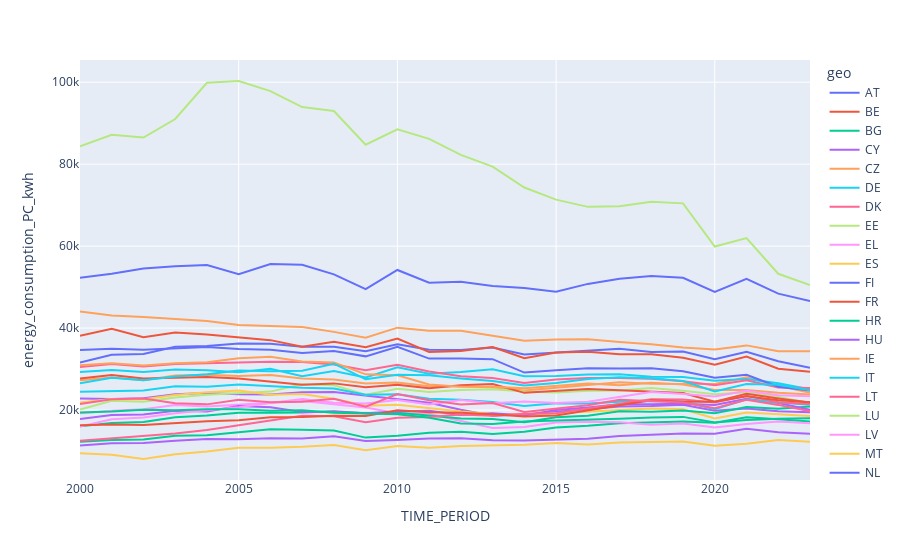

Here is the notebook cell this chart was saved with:
### Markdown cell above
We are then calculating and displaying the per capita energy comsumption (in KW/H) per European Union country

### Code cell
def calculate_energy_consumption_per_capita(df):
    df['energy_consumption_PC_kwh'] = df['energy_consumption_gwh'] / df['population'] * 1000000
    return df

dataset_by_country = nrg_bal.data.groupby(['TIME_PERIOD', 'geo'])['OBS_VALUE'].sum().reset_index()

consumption_pc_by_country = dataset_by_country.merge(demo_pjan.data, on=['TIME_PERIOD', 'geo'], how='inner')

consumption_pc_by_country.rename(columns={'OBS_VALUE_x': 'energy_consumption_gwh', 'OBS_VALUE_y': 'population'}, inplace=True)

consumption_pc_by_country = calculate_energy_consumption_per_capita(consumption_pc_by_country)

fig = px.line(consumption_pc_by_country, x='TIME_PERIOD', y='energy_consumption_PC_kwh', color='geo')
fig.show()

### Figure 1 — Plotly figure (JSON) as saved in the notebook; plotly's stock layout.template omitted (floating-point values rounded to 4 significant figures)
{"data": [{"hovertemplate": "geo=AT<br>TIME_PERIOD=%{x}<br>energy_consumption_PC_kwh=%{y}<extra></extra>", "legendgroup": "AT", "line": {"color": "#636efa", "dash": "solid"}, "marker": {"symbol": "circle"}, "mode": "lines", "name": "AT", "orientation": "v", "showlegend": true, "type": "scatter", "x": [2000, 2001, 2002, 2003, 2004, 2005, 2006, 2007, 2008, 2009, 2010, 2011, 2012, 2013, 2014, 2015, 2016, 2017, 2018, 2019, 2020, 2021, 2022, 2023], "xaxis": "x", "y": [31620.0, 33490.0, 33670.0, 35420.0, 35610.0, 36250.0, 36200.0, 35470.0, 35420.0, 34370.0, 36050.0, 34710.0, 34680.0, 35270.0, 33540.0, 34050.0, 34600.0, 34940.0, 34190.0, 34260.0, 32380.0, 34210.0, 31920.0, 30310.0], "yaxis": "y"}, {"hovertemplate": "geo=BE<br>TIME_PERIOD=%{x}<br>energy_consumption_PC_kwh=%{y}<extra></extra>", "legendgroup": "BE", "line": {"color": "#EF553B", "dash": "solid"}, "marker": {"symbol": "circle"}, "mode": "lines", "name": "BE", "orientation": "v", "showlegend": true, "type": "scatter", "x": [2000, 2001, 2002, 2003, 2004, 2005, 2006, 2007, 2008, 2009, 2010, 2011, 2012, 2013, 2014, 2015, 2016, 2017, 2018, 2019, 2020, 2021, 2022, 2023], "xaxis": "x", "y": [38110.0, 39810.0, 37750.0, 38920.0, 38460.0, 37840.0, 37060.0, 35460.0, 36650.0, 35310.0, 37430.0, 34190.0, 34440.0, 35380.0, 32650.0, 34060.0, 34210.0, 33600.0, 33640.0, 32740.0, 31080.0, 33070.0, 30090.0, 29360.0], "yaxis": "y"}, {"hovertemplate": "geo=BG<br>TIME_PERIOD=%{x}<br>energy_consumption_PC_kwh=%{y}<extra></extra>", "legendgroup": "BG", "line": {"color": "#00cc96", "dash": "solid"}, "marker": {"symbol": "circle"}, "mode": "lines", "name": "BG", "orientation": "v", "showlegend": true, "type": "scatter", "x": [2000, 2001, 2002, 2003, 2004, 2005, 2006, 2007, 2008, 2009, 2010, 2011, 2012, 2013, 2014, 2015, 2016, 2017, 2018, 2019, 2020, 2021, 2022, 2023], "xaxis": "x", "y": [12270.0, 12710.0, 12790.0, 13730.0, 13850.0, 14640.0, 15290.0, 15200.0, 14990.0, 13280.0, 13730.0, 14480.0, 14700.0, 14180.0, 14690.0, 15740.0, 16160.0, 16770.0, 17030.0, 17210.0, 16910.0, 18240.0, 17780.0, 17180.0], "yaxis": "y"}, {"hovertemplate": "geo=CY<br>TIME_PERIOD=%{x}<br>energy_consumption_PC_kwh=%{y}<extra></extra>", "legendgroup": "CY", "line": {"color": "#ab63fa", "dash": "solid"}, "marker": {"symbol": "circle"}, "mode": "lines", "name": "CY", "orientation": "v", "showlegend": true, "type": "scatter", "x": [2000, 2001, 2002, 2003, 2004, 2005, 2006, 2007, 2008, 2009, 2010, 2011, 2012, 2013, 2014, 2015, 2016, 2017, 2018, 2019, 2020, 2021, 2022, 2023], "xaxis": "x", "y": [22800.0, 22720.0, 22880.0, 23850.0, 24180.0, 23880.0, 23770.0, 24360.0, 24430.0, 23590.0, 22790.0, 21780.0, 20050.0, 18600.0, 18910.0, 19520.0, 20280.0, 20880.0, 21000.0, 21300.0, 19810.0, 20370.0, 19720.0, 19480.0], "yaxis": "y"}, {"hovertemplate": "geo=CZ<br>TIME_PERIOD=%{x}<br>energy_consumption_PC_kwh=%{y}<extra></extra>", "legendgroup": "CZ", "line": {"color": "#FFA15A", "dash": "solid"}, "marker": {"symbol": "circle"}, "mode": "lines", "name": "CZ", "orientation": "v", "showlegend": true, "type": "scatter", "x": [2000, 2001, 2002, 2003, 2004, 2005, 2006, 2007, 2008, 2009, 2010, 2011, 2012, 2013, 2014, 2015, 2016, 2017, 2018, 2019, 2020, 2021, 2022, 2023], "xaxis": "x", "y": [27270.0, 27920.0, 27250.0, 28450.0, 28630.0, 28310.0, 28530.0, 27670.0, 27440.0, 26450.0, 26750.0, 25840.0, 25800.0, 25590.0, 24770.0, 25460.0, 26050.0, 26800.0, 26420.0, 26350.0, 26340.0, 27970.0, 25930.0, 24250.0], "yaxis": "y"}, {"hovertemplate": "geo=DE<br>TIME_PERIOD=%{x}<br>energy_consumption_PC_kwh=%{y}<extra></extra>", "legendgroup": "DE", "line": {"color": "#19d3f3", "dash": "solid"}, "marker": {"symbol": "circle"}, "mode": "lines", "name": "DE", "orientation": "v", "showlegend": true, "type": "scatter", "x": [2000, 2001, 2002, 2003, 2004, 2005, 2006, 2007, 2008, 2009, 2010, 2011, 2012, 2013, 2014, 2015, 2016, 2017, 2018, 2019, 2020, 2021, 2022, 2023], "xaxis": "x", "y": [29290.0, 29800.0, 29300.0, 29900.0, 29690.0, 29240.0, 30060.0, 28230.0, 29550.0, 27970.0, 30430.0, 28850.0, 29270.0, 29960.0, 28250.0, 28310.0, 28700.0, 28730.0, 28110.0, 28080.0, 27170.0, 27600.0, 26540.0, 25040.0], "yaxis": "y"}, {"hovertemplate": "geo=DK<br>TIME_PERIOD=%{x}<br>energy_consumption_PC_kwh=%{y}<extra></extra>", "legendgroup": "DK", "line": {"color": "#FF6692", "dash": "solid"}, "marker": {"symbol": "circle"}, "mode": "lines", "name": "DK", "orientation": "v", "showlegend": true, "type": "scatter", "x": [2000, 2001, 2002, 2003, 2004, 2005, 2006, 2007, 2008, 2009, 2010, 2011, 2012, 2013, 2014, 2015, 2016, 2017, 2018, 2019, 2020, 2021, 2022, 2023], "xaxis": "x", "y": [30480.0, 31220.0, 30650.0, 31230.0, 31430.0, 31560.0, 31810.0, 31730.0, 31140.0, 29720.0, 31060.0, 29420.0, 28260.0, 27820.0, 26570.0, 27430.0, 27850.0, 27800.0, 27630.0, 27040.0, 26030.0, 27290.0, 25530.0, 25360.0], "yaxis": "y"}, {"hovertemplate": "geo=EE<br>TIME_PERIOD=%{x}<br>energy_consumption_PC_kwh=%{y}<extra></extra>", "legendgroup": "EE", "line": {"color": "#B6E880", "dash": "solid"}, "marker": {"symbol": "circle"}, "mode": "lines", "name": "EE", "orientation": "v", "showlegend": true, "type": "scatter", "x": [2000, 2001, 2002, 2003, 2004, 2005, 2006, 2007, 2008, 2009, 2010, 2011, 2012, 2013, 2014, 2015, 2016, 2017, 2018, 2019, 2020, 2021, 2022, 2023], "xaxis": "x", "y": [20110.0, 22260.0, 22010.0, 23080.0, 23720.0, 24200.0, 24500.0, 26270.0, 26030.0, 23770.0, 25180.0, 24410.0, 24910.0, 25100.0, 24540.0, 24310.0, 24710.0, 24750.0, 25350.0, 24730.0, 23830.0, 24360.0, 23170.0, 21700.0], "yaxis": "y"}, {"hovertemplate": "geo=EL<br>TIME_PERIOD=%{x}<br>energy_consumption_PC_kwh=%{y}<extra></extra>", "legendgroup": "EL", "line": {"color": "#FF97FF", "dash": "solid"}, "marker": {"symbol": "circle"}, "mode": "lines", "name": "EL", "orientation": "v", "showlegend": true, "type": "scatter", "x": [2000, 2001, 2002, 2003, 2004, 2005, 2006, 2007, 2008, 2009, 2010, 2011, 2012, 2013, 2014, 2015, 2016, 2017, 2018, 2019, 2020, 2021, 2022, 2023], "xaxis": "x", "y": [19230.0, 19840.0, 20170.0, 21210.0, 20890.0, 21370.0, 21780.0, 22210.0, 21400.0, 20640.0, 19210.0, 19080.0, 17340.0, 15610.0, 15860.0, 16980.0, 17140.0, 17010.0, 16420.0, 16700.0, 15760.0, 16580.0, 17200.0, 16760.0], "yaxis": "y"}, {"hovertemplate": "geo=ES<br>TIME_PERIOD=%{x}<br>energy_consumption_PC_kwh=%{y}<extra></extra>", "legendgroup": "ES", "line": {"color": "#FECB52", "dash": "solid"}, "marker": {"symbol": "circle"}, "mode": "lines", "name": "ES", "orientation": "v", "showlegend": true, "type": "scatter", "x": [2000, 2001, 2002, 2003, 2004, 2005, 2006, 2007, 2008, 2009, 2010, 2011, 2012, 2013, 2014, 2015, 2016, 2017, 2018, 2019, 2020, 2021, 2022, 2023], "xaxis": "x", "y": [21830.0, 22700.0, 22660.0, 23680.0, 24320.0, 24760.0, 23740.0, 23900.0, 22750.0, 21070.0, 21310.0, 20470.0, 19670.0, 19020.0, 18820.0, 19210.0, 19600.0, 20050.0, 20390.0, 20200.0, 17940.0, 19400.0, 19020.0, 18570.0], "yaxis": "y"}, {"hovertemplate": "geo=FI<br>TIME_PERIOD=%{x}<br>energy_consumption_PC_kwh=%{y}<extra></extra>", "legendgroup": "FI", "line": {"color": "#636efa", "dash": "solid"}, "marker": {"symbol": "circle"}, "mode": "lines", "name": "FI", "orientation": "v", "showlegend": true, "type": "scatter", "x": [2000, 2001, 2002, 2003, 2004, 2005, 2006, 2007, 2008, 2009, 2010, 2011, 2012, 2013, 2014, 2015, 2016, 2017, 2018, 2019, 2020, 2021, 2022, 2023], "xaxis": "x", "y": [52260.0, 53260.0, 54530.0, 55080.0, 55370.0, 53140.0, 55610.0, 55460.0, 53110.0, 49530.0, 54180.0, 51090.0, 51330.0, 50270.0, 49770.0, 48850.0, 50780.0, 52060.0, 52740.0, 52260.0, 48850.0, 52000.0, 48400.0, 46590.0], "yaxis": "y"}, {"hovertemplate": "geo=FR<br>TIME_PERIOD=%{x}<br>energy_consumption_PC_kwh=%{y}<extra></extra>", "legendgroup": "FR", "line": {"color": "#EF553B", "dash": "solid"}, "marker": {"symbol": "circle"}, "mode": "lines", "name": "FR", "orientation": "v", "showlegend": true, "type": "scatter", "x": [2000, 2001, 2002, 2003, 2004, 2005, 2006, 2007, 2008, 2009, 2010, 2011, 2012, 2013, 2014, 2015, 2016, 2017, 2018, 2019, 2020, 2021, 2022, 2023], "xaxis": "x", "y": [27680.0, 28540.0, 27720.0, 27960.0, 28070.0, 27730.0, 27050.0, 26200.0, 26510.0, 25590.0, 26180.0, 25300.0, 26040.0, 26340.0, 24200.0, 24710.0, 25120.0, 24860.0, 24450.0, 24140.0, 22040.0, 23950.0, 22840.0, 21840.0], "yaxis": "y"}, {"hovertemplate": "geo=HR<br>TIME_PERIOD=%{x}<br>energy_consumption_PC_kwh=%{y}<extra></extra>", "legendgroup": "HR", "line": {"color": "#00cc96", "dash": "solid"}, "marker": {"symbol": "circle"}, "mode": "lines", "name": "HR", "orientation": "v", "showlegend": true, "type": "scatter", "x": [2000, 2001, 2002, 2003, 2004, 2005, 2006, 2007, 2008, 2009, 2010, 2011, 2012, 2013, 2014, 2015, 2016, 2017, 2018, 2019, 2020, 2021, 2022, 2023], "xaxis": "x", "y": [16030.0, 16840.0, 17060.0, 18260.0, 18680.0, 19320.0, 19350.0, 19430.0, 19730.0, 19190.0, 19330.0, 18700.0, 17960.0, 17830.0, 17050.0, 18260.0, 18630.0, 19680.0, 19580.0, 19890.0, 19220.0, 20740.0, 20290.0, 20850.0], "yaxis": "y"}, {"hovertemplate": "geo=HU<br>TIME_PERIOD=%{x}<br>energy_consumption_PC_kwh=%{y}<extra></extra>", "legendgroup": "HU", "line": {"color": "#ab63fa", "dash": "solid"}, "marker": {"symbol": "circle"}, "mode": "lines", "name": "HU", "orientation": "v", "showlegend": true, "type": "scatter", "x": [2000, 2001, 2002, 2003, 2004, 2005, 2006, 2007, 2008, 2009, 2010, 2011, 2012, 2013, 2014, 2015, 2016, 2017, 2018, 2019, 2020, 2021, 2022, 2023], "xaxis": "x", "y": [17830.0, 18820.0, 18940.0, 19840.0, 19630.0, 20960.0, 20660.0, 19550.0, 19560.0, 19230.0, 19660.0, 19810.0, 18810.0, 19190.0, 18690.0, 20010.0, 20630.0, 21400.0, 21400.0, 21570.0, 21220.0, 22740.0, 21740.0, 20070.0], "yaxis": "y"}, {"hovertemplate": "geo=IE<br>TIME_PERIOD=%{x}<br>energy_consumption_PC_kwh=%{y}<extra></extra>", "legendgroup": "IE", "line": {"color": "#FFA15A", "dash": "solid"}, "marker": {"symbol": "circle"}, "mode": "lines", "name": "IE", "orientation": "v", "showlegend": true, "type": "scatter", "x": [2000, 2001, 2002, 2003, 2004, 2005, 2006, 2007, 2008, 2009, 2010, 2011, 2012, 2013, 2014, 2015, 2016, 2017, 2018, 2019, 2020, 2021, 2022, 2023], "xaxis": "x", "y": [30940.0, 31420.0, 30900.0, 31410.0, 31680.0, 32620.0, 32990.0, 31880.0, 31620.0, 28720.0, 28470.0, 26260.0, 25660.0, 25690.0, 25330.0, 25860.0, 26450.0, 26020.0, 26670.0, 26230.0, 24880.0, 24910.0, 24250.0, 23800.0], "yaxis": "y"}, {"hovertemplate": "geo=IT<br>TIME_PERIOD=%{x}<br>energy_consumption_PC_kwh=%{y}<extra></extra>", "legendgroup": "IT", "line": {"color": "#19d3f3", "dash": "solid"}, "marker": {"symbol": "circle"}, "mode": "lines", "name": "IT", "orientation": "v", "showlegend": true, "type": "scatter", "x": [2000, 2001, 2002, 2003, 2004, 2005, 2006, 2007, 2008, 2009, 2010, 2011, 2012, 2013, 2014, 2015, 2016, 2017, 2018, 2019, 2020, 2021, 2022, 2023], "xaxis": "x", "y": [24450.0, 24690.0, 24760.0, 25810.0, 25670.0, 26240.0, 25800.0, 25430.0, 25260.0, 23750.0, 23870.0, 22740.0, 22490.0, 21980.0, 21000.0, 21670.0, 21600.0, 22040.0, 22220.0, 22060.0, 20230.0, 22600.0, 21840.0, 21290.0], "yaxis": "y"}, {"hovertemplate": "geo=LT<br>TIME_PERIOD=%{x}<br>energy_consumption_PC_kwh=%{y}<extra></extra>", "legendgroup": "LT", "line": {"color": "#FF6692", "dash": "solid"}, "marker": {"symbol": "circle"}, "mode": "lines", "name": "LT", "orientation": "v", "showlegend": true, "type": "scatter", "x": [2000, 2001, 2002, 2003, 2004, 2005, 2006, 2007, 2008, 2009, 2010, 2011, 2012, 2013, 2014, 2015, 2016, 2017, 2018, 2019, 2020, 2021, 2022, 2023], "xaxis": "x", "y": [12480.0, 13090.0, 13750.0, 14300.0, 15130.0, 16340.0, 17450.0, 18630.0, 18460.0, 17050.0, 18120.0, 18310.0, 18920.0, 18590.0, 19080.0, 19200.0, 20350.0, 21560.0, 22610.0, 22600.0, 21860.0, 23470.0, 21880.0, 21460.0], "yaxis": "y"}, {"hovertemplate": "geo=LU<br>TIME_PERIOD=%{x}<br>energy_consumption_PC_kwh=%{y}<extra></extra>", "legendgroup": "LU", "line": {"color": "#B6E880", "dash": "solid"}, "marker": {"symbol": "circle"}, "mode": "lines", "name": "LU", "orientation": "v", "showlegend": true, "type": "scatter", "x": [2000, 2001, 2002, 2003, 2004, 2005, 2006, 2007, 2008, 2009, 2010, 2011, 2012, 2013, 2014, 2015, 2016, 2017, 2018, 2019, 2020, 2021, 2022, 2023], "xaxis": "x", "y": [84370.0, 87160.0, 86510.0, 91030.0, 99860.0, 100300.0, 97830.0, 93930.0, 92970.0, 84760.0, 88510.0, 86180.0, 82280.0, 79410.0, 74300.0, 71340.0, 69580.0, 69710.0, 70820.0, 70440.0, 59910.0, 61980.0, 53250.0, 50520.0], "yaxis": "y"}, {"hovertemplate": "geo=LV<br>TIME_PERIOD=%{x}<br>energy_consumption_PC_kwh=%{y}<extra></extra>", "legendgroup": "LV", "line": {"color": "#FF97FF", "dash": "solid"}, "marker": {"symbol": "circle"}, "mode": "lines", "name": "LV", "orientation": "v", "showlegend": true, "type": "scatter", "x": [2000, 2001, 2002, 2003, 2004, 2005, 2006, 2007, 2008, 2009, 2010, 2011, 2012, 2013, 2014, 2015, 2016, 2017, 2018, 2019, 2020, 2021, 2022, 2023], "xaxis": "x", "y": [15950.0, 17770.0, 18170.0, 19190.0, 19950.0, 20670.0, 21730.0, 22680.0, 21810.0, 21600.0, 22440.0, 21330.0, 22460.0, 21690.0, 22110.0, 21740.0, 22050.0, 23300.0, 24380.0, 23930.0, 23330.0, 24680.0, 23610.0, 23380.0], "yaxis": "y"}, {"hovertemplate": "geo=MT<br>TIME_PERIOD=%{x}<br>energy_consumption_PC_kwh=%{y}<extra></extra>", "legendgroup": "MT", "line": {"color": "#FECB52", "dash": "solid"}, "marker": {"symbol": "circle"}, "mode": "lines", "name": "MT", "orientation": "v", "showlegend": true, "type": "scatter", "x": [2000, 2001, 2002, 2003, 2004, 2005, 2006, 2007, 2008, 2009, 2010, 2011, 2012, 2013, 2014, 2015, 2016, 2017, 2018, 2019, 2020, 2021, 2022, 2023], "xaxis": "x", "y": [9488.0, 9109.0, 8056.0, 9212.0, 9872.0, 10800.0, 10810.0, 11030.0, 11450.0, 10180.0, 11250.0, 10820.0, 11240.0, 11440.0, 11550.0, 11960.0, 11610.0, 12060.0, 12140.0, 12320.0, 11280.0, 11770.0, 12720.0, 12240.0], "yaxis": "y"}, {"hovertemplate": "geo=NL<br>TIME_PERIOD=%{x}<br>energy_consumption_PC_kwh=%{y}<extra></extra>", "legendgroup": "NL", "line": {"color": "#636efa", "dash": "solid"}, "marker": {"symbol": "circle"}, "mode": "lines", "name": "NL", "orientation": "v", "showlegend": true, "type": "scatter", "x": [2000, 2001, 2002, 2003, 2004, 2005, 2006, 2007, 2008, 2009, 2010, 2011, 2012, 2013, 2014, 2015, 2016, 2017, 2018, 2019, 2020, 2021, 2022, 2023], "xaxis": "x", "y": [34630.0, 34990.0, 34710.0, 35110.0, 35370.0, 34890.0, 34700.0, 33930.0, 34410.0, 33110.0, 35450.0, 32550.0, 32590.0, 32410.0, 29140.0, 29710.0, 30190.0, 30150.0, 30190.0, 29450.0, 27870.0, 28600.0, 25710.0, 24750.0], "yaxis": "y"}, {"hovertemplate": "geo=PL<br>TIME_PERIOD=%{x}<br>energy_consumption_PC_kwh=%{y}<extra></extra>", "legendgroup": "PL", "line": {"color": "#EF553B", "dash": "solid"}, "marker": {"symbol": "circle"}, "mode": "lines", "name": "PL", "orientation": "v", "showlegend": true, "type": "scatter", "x": [2000, 2001, 2002, 2003, 2004, 2005, 2006, 2007, 2008, 2009, 2010, 2011, 2012, 2013, 2014, 2015, 2016, 2017, 2018, 2019, 2020, 2021, 2022, 2023], "xaxis": "x", "y": [16280.0, 16470.0, 16360.0, 16840.0, 17290.0, 17520.0, 18270.0, 18330.0, 18630.0, 18530.0, 19940.0, 19440.0, 19330.0, 19000.0, 18420.0, 18640.0, 19950.0, 21200.0, 22370.0, 22020.0, 22020.0, 23370.0, 22420.0, 21920.0], "yaxis": "y"}, {"hovertemplate": "geo=PT<br>TIME_PERIOD=%{x}<br>energy_consumption_PC_kwh=%{y}<extra></extra>", "legendgroup": "PT", "line": {"color": "#00cc96", "dash": "solid"}, "marker": {"symbol": "circle"}, "mode": "lines", "name": "PT", "orientation": "v", "showlegend": true, "type": "scatter", "x": [2000, 2001, 2002, 2003, 2004, 2005, 2006, 2007, 2008, 2009, 2010, 2011, 2012, 2013, 2014, 2015, 2016, 2017, 2018, 2019, 2020, 2021, 2022, 2023], "xaxis": "x", "y": [19380.0, 19620.0, 20100.0, 19940.0, 20180.0, 20200.0, 19810.0, 19960.0, 19350.0, 19160.0, 19000.0, 18110.0, 16730.0, 16600.0, 17210.0, 17440.0, 17580.0, 17890.0, 18180.0, 18330.0, 16960.0, 17600.0, 17880.0, 18000.0], "yaxis": "y"}, {"hovertemplate": "geo=RO<br>TIME_PERIOD=%{x}<br>energy_consumption_PC_kwh=%{y}<extra></extra>", "legendgroup": "RO", "line": {"color": "#ab63fa", "dash": "solid"}, "marker": {"symbol": "circle"}, "mode": "lines", "name": "RO", "orientation": "v", "showlegend": true, "type": "scatter", "x": [2000, 2001, 2002, 2003, 2004, 2005, 2006, 2007, 2008, 2009, 2010, 2011, 2012, 2013, 2014, 2015, 2016, 2017, 2018, 2019, 2020, 2021, 2022, 2023], "xaxis": "x", "y": [11380.0, 11880.0, 11930.0, 12530.0, 12920.0, 12900.0, 13090.0, 13060.0, 13620.0, 12480.0, 12690.0, 13070.0, 13150.0, 12610.0, 12570.0, 12710.0, 12990.0, 13680.0, 14040.0, 14270.0, 14220.0, 15440.0, 14600.0, 14220.0], "yaxis": "y"}, {"hovertemplate": "geo=SE<br>TIME_PERIOD=%{x}<br>energy_consumption_PC_kwh=%{y}<extra></extra>", "legendgroup": "SE", "line": {"color": "#FFA15A", "dash": "solid"}, "marker": {"symbol": "circle"}, "mode": "lines", "name": "SE", "orientation": "v", "showlegend": true, "type": "scatter", "x": [2000, 2001, 2002, 2003, 2004, 2005, 2006, 2007, 2008, 2009, 2010, 2011, 2012, 2013, 2014, 2015, 2016, 2017, 2018, 2019, 2020, 2021, 2022, 2023], "xaxis": "x", "y": [44080.0, 43100.0, 42690.0, 42210.0, 41740.0, 40760.0, 40470.0, 40270.0, 39080.0, 37670.0, 40110.0, 39320.0, 39320.0, 38190.0, 36900.0, 37200.0, 37280.0, 36600.0, 36070.0, 35250.0, 34760.0, 35780.0, 34360.0, 34380.0], "yaxis": "y"}, {"hovertemplate": "geo=SI<br>TIME_PERIOD=%{x}<br>energy_consumption_PC_kwh=%{y}<extra></extra>", "legendgroup": "SI", "line": {"color": "#19d3f3", "dash": "solid"}, "marker": {"symbol": "circle"}, "mode": "lines", "name": "SI", "orientation": "v", "showlegend": true, "type": "scatter", "x": [2000, 2001, 2002, 2003, 2004, 2005, 2006, 2007, 2008, 2009, 2010, 2011, 2012, 2013, 2014, 2015, 2016, 2017, 2018, 2019, 2020, 2021, 2022, 2023], "xaxis": "x", "y": [26550.0, 27890.0, 27260.0, 28170.0, 28730.0, 29670.0, 29500.0, 29600.0, 31310.0, 27510.0, 28630.0, 28480.0, 27710.0, 27100.0, 25980.0, 26600.0, 27600.0, 27990.0, 27770.0, 27090.0, 24520.0, 26340.0, 26170.0, 24800.0], "yaxis": "y"}, {"hovertemplate": "geo=SK<br>TIME_PERIOD=%{x}<br>energy_consumption_PC_kwh=%{y}<extra></extra>", "legendgroup": "SK", "line": {"color": "#FF6692", "dash": "solid"}, "marker": {"symbol": "circle"}, "mode": "lines", "name": "SK", "orientation": "v", "showlegend": true, "type": "scatter", "x": [2000, 2001, 2002, 2003, 2004, 2005, 2006, 2007, 2008, 2009, 2010, 2011, 2012, 2013, 2014, 2015, 2016, 2017, 2018, 2019, 2020, 2021, 2022, 2023], "xaxis": "x", "y": [21460.0, 22640.0, 22800.0, 21660.0, 21390.0, 22520.0, 21880.0, 22030.0, 22750.0, 20830.0, 23910.0, 22390.0, 21380.0, 21710.0, 19550.0, 20420.0, 21150.0, 22520.0, 22190.0, 21830.0, 20470.0, 22490.0, 21260.0, 19690.0], "yaxis": "y"}], "layout": {"legend": {"title": {"text": "geo"}, "tracegroupgap": 0}, "margin": {"t": 60}, "xaxis": {"anchor": "y", "domain": [0, 1], "title": {"text": "TIME_PERIOD"}}, "yaxis": {"anchor": "x", "domain": [0, 1], "title": {"text": "energy_consumption_PC_kwh"}}}}
